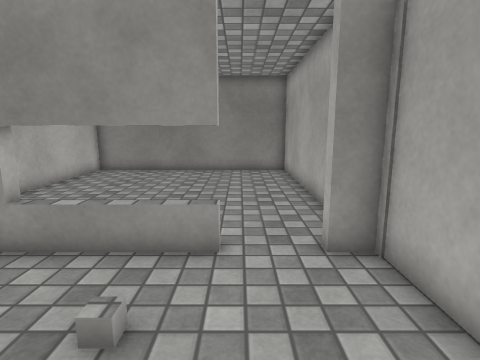
View 1 (above)

12 first-person views from a walk through a 3-D level made in the Unity game engine. The camera is 1.2 m above the floor, tilts 10° down and sees 80° across. The floor is counted in squares, 0.5 m on a side. Each view is taken from the middle of a square. On the plan, view 1 faces up. The plan holds only what a view shows up to about 18 squares ahead; the rest is blank. The place goes on beyond the plan. Door leaves are left out, so doorways stand open. Surface patterns are stand-ins for the level's own textures.

View 2
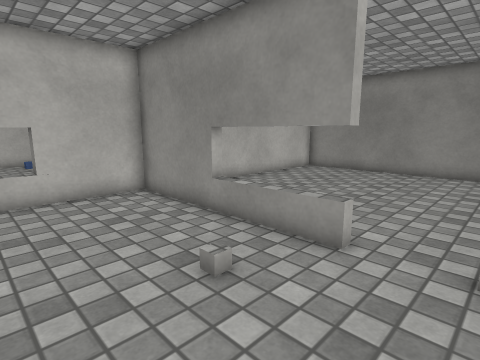

View 3
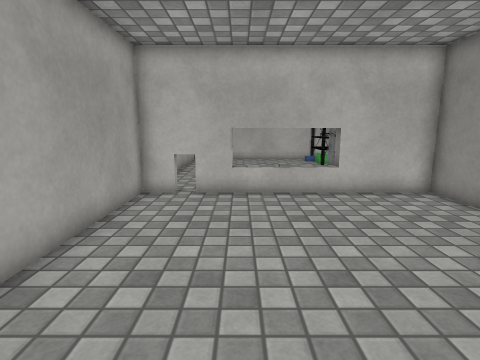

View 4
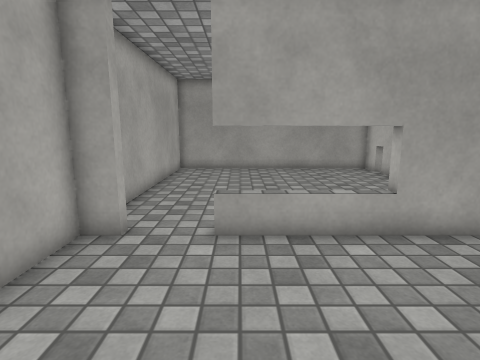

View 5
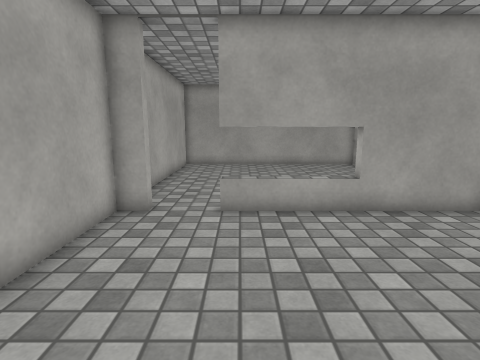

View 6
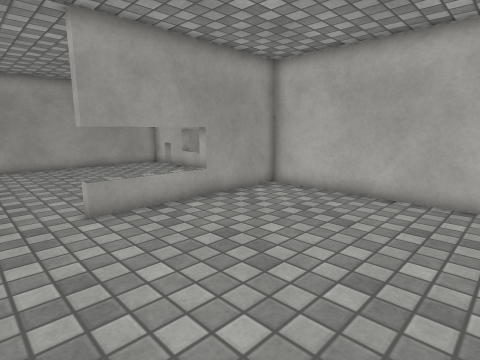

View 7
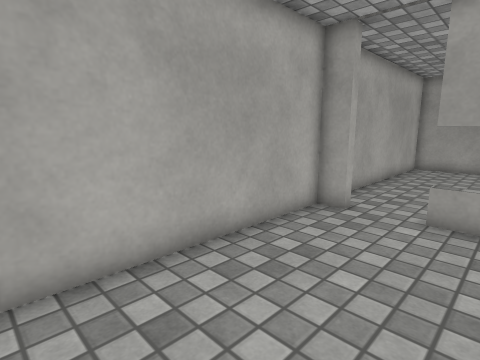

View 8
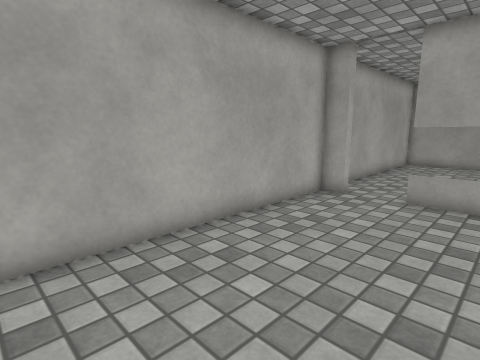

View 9
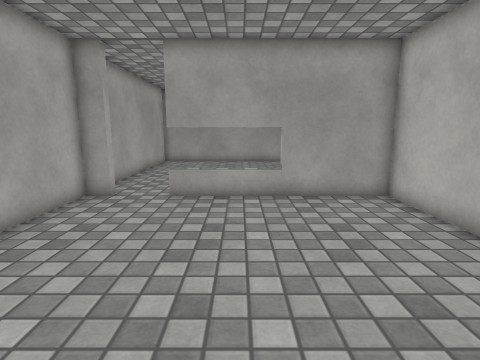

View 10
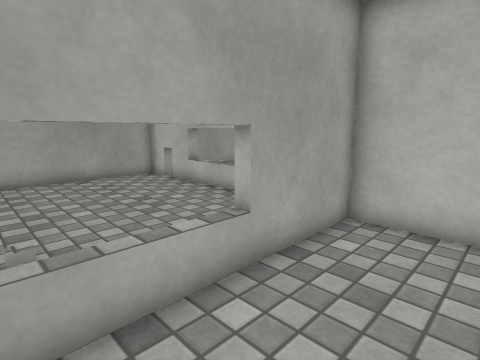

View 11
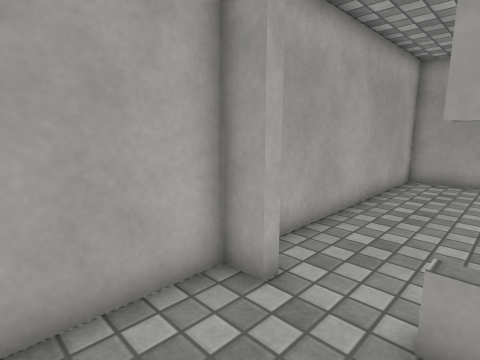

View 12
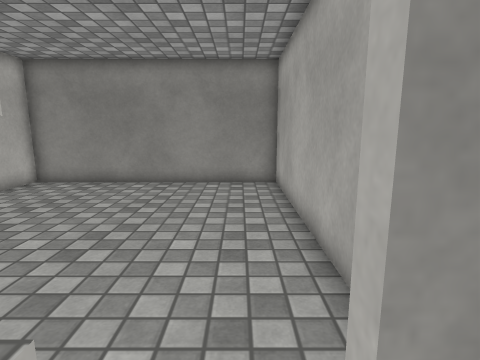

### Floor plan
Key: @ floor where view 1 was taken; # wall or solid block; . floor; D open door; T thing the floor can be seen under or through.
Columns run from 9 left of view 1 to 3 right of it. Each row starts with its distance up from view 1.
 17  ############
 16  #..........#
 15  #..........#
 14  #..........#
 13  #..........#
 12  #..........#
 11  #..........#
 10  #..........#
  9  #..........#
  8  #..........#
  7  #..........#
  6 ###TTTTTTDDD#
  5 ###TTTTTTDDD#
  4 #...........#
  3 #...........#
  2 #...........#
  1 #...........#
  0 #........@..#
 -1 #...........#
 -2 #...........#
 -3 #...........#
 -4 #...........#
 -5 #...........#
 -6 #############

Positions as (right, up) in squares from view 1, and headings:
1: (0, 0), facing up
2: (2, 0), facing up-left
3: (2, -2), facing left
4: (-1, 12), facing down
5: (-1, 14), facing down
6: (2, 14), facing down-left
7: (-2, 14), facing down-right
8: (-3, 16), facing down-right
9: (-3, 16), facing down
10: (-1, 9), facing down-left
11: (-1, 9), facing down-right
12: (1, 4), facing up
